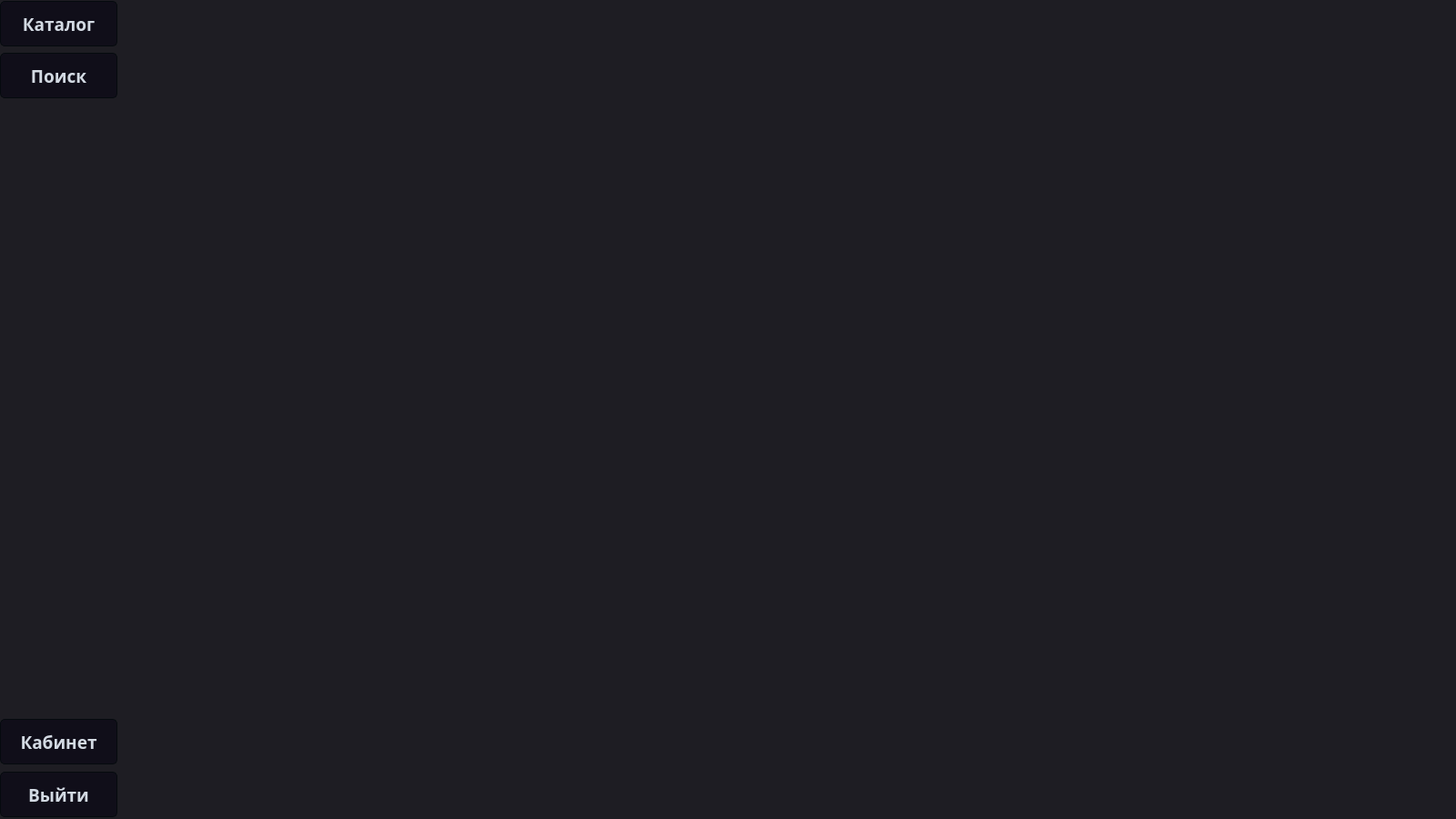
<?xml version="1.0" encoding="UTF-8"?>
<ui version="4.0">
 <class>PerformerStartFragment</class>
 <widget class="QFrame" name="PerformerStartFragment">
  <property name="geometry">
   <rect>
    <x>0</x>
    <y>0</y>
    <width>1600</width>
    <height>900</height>
   </rect>
  </property>
  <property name="windowTitle">
   <string>Frame</string>
  </property>
  <property name="styleSheet">
   <string notr="true">QFrame {
	background-color:#1e1d23;
}
QWidget {
	background-color:#1e1d23;
}
QMainWindow {
	background-color:#1e1d23;
}
QDialog {
	background-color:#1e1d23;
}
QColorDialog {
	background-color:#1e1d23;
}
QTextEdit {
	background-color:#1e1d23;
	color: #a9b7c6;
}
QPlainTextEdit {
	selection-background-color:#007b50;
	background-color:#1e1d23;
	border-style: solid;
	border-top-color: transparent;
	border-right-color: transparent;
	border-left-color: transparent;
	border-bottom-color: transparent;
	border-width: 1px;
	color: #a9b7c6;
}
QPushButton{
	border-style: solid;
	border-top-color: transparent;
	border-right-color: transparent;
	border-left-color: transparent;
	border-bottom-color: transparent;
	border-width: 1px;
	border-style: solid;
	color: #a9b7c6;
	padding: 2px;
	background-color: #1e1d23;
}
QPushButton::default{
	border-style: inset;
	border-top-color: transparent;
	border-right-color: transparent;
	border-left-color: transparent;
	border-bottom-color: #04b97f;
	border-width: 1px;
	color: #a9b7c6;
	padding: 2px;
	background-color: #1e1d23;
}
QToolButton {
	border-style: solid;
	border-top-color: transparent;
	border-right-color: transparent;
	border-left-color: transparent;
	border-bottom-color: #04b97f;
	border-bottom-width: 1px;
	border-style: solid;
	color: #a9b7c6;
	padding: 2px;
	background-color: #1e1d23;
}
QToolButton:hover{
	border-style: solid;
	border-top-color: transparent;
	border-right-color: transparent;
	border-left-color: transparent;
	border-bottom-color: #37efba;
	border-bottom-width: 2px;
	border-style: solid;
	color: #FFFFFF;
	padding-bottom: 1px;
	background-color: #1e1d23;
}
QPushButton:hover{
	border-style: solid;
	border-top-color: transparent;
	border-right-color: transparent;
	border-left-color: transparent;
	border-bottom-color: #37efba;
	border-bottom-width: 1px;
	border-style: solid;
	color: #FFFFFF;
	padding-bottom: 2px;
	background-color: #1e1d23;
}
QPushButton:pressed{
	border-style: solid;
	border-top-color: transparent;
	border-right-color: transparent;
	border-left-color: transparent;
	border-bottom-color: #37efba;
	border-bottom-width: 2px;
	border-style: solid;
	color: #37efba;
	padding-bottom: 1px;
	background-color: #1e1d23;
}
QPushButton:disabled{
	border-style: solid;
	border-top-color: transparent;
	border-right-color: transparent;
	border-left-color: transparent;
	border-bottom-color: #808086;
	border-bottom-width: 2px;
	border-style: solid;
	color: #808086;
	padding-bottom: 1px;
	background-color: #1e1d23;
}
QLineEdit {
	border-width: 1px; border-radius: 4px;
	border-color: rgb(58, 58, 58);
	border-style: inset;
	padding: 0 8px;
	color: #a9b7c6;
	background:#1e1d23;
	selection-background-color:#007b50;
	selection-color: #FFFFFF;
}
QLabel {
	color: #a9b7c6;
}
QLCDNumber {
	color: #37e6b4;
}
QProgressBar {
	text-align: center;
	color: rgb(240, 240, 240);
	border-width: 1px; 
	border-radius: 10px;
	border-color: rgb(58, 58, 58);
	border-style: inset;
	background-color:#1e1d23;
}
QProgressBar::chunk {
	background-color: #04b97f;
	border-radius: 5px;
}
QMenuBar {
	background-color: #1e1d23;
}
QMenuBar::item {
	color: #a9b7c6;
  	spacing: 3px;
  	padding: 1px 4px;
  	background: #1e1d23;
}

QMenuBar::item:selected {
  	background:#1e1d23;
	color: #FFFFFF;
}
QMenu::item:selected {
	border-style: solid;
	border-top-color: transparent;
	border-right-color: transparent;
	border-left-color: #04b97f;
	border-bottom-color: transparent;
	border-left-width: 2px;
	color: #FFFFFF;
	padding-left:15px;
	padding-top:4px;
	padding-bottom:4px;
	padding-right:7px;
	background-color: #1e1d23;
}
QMenu::item {
	border-style: solid;
	border-top-color: transparent;
	border-right-color: transparent;
	border-left-color: transparent;
	border-bottom-color: transparent;
	border-bottom-width: 1px;
	border-style: solid;
	color: #a9b7c6;
	padding-left:17px;
	padding-top:4px;
	padding-bottom:4px;
	padding-right:7px;
	background-color: #1e1d23;
}
QMenu{
	background-color:#1e1d23;
}
QTabWidget {
	color:rgb(0,0,0);
	background-color:#1e1d23;
}
QTabWidget::pane {
		border-color: rgb(77,77,77);
		background-color:#1e1d23;
		border-style: solid;
		border-width: 1px;
    	border-radius: 6px;
}
QTabBar::tab {
	border-style: solid;
	border-top-color: transparent;
	border-right-color: transparent;
	border-left-color: transparent;
	border-bottom-color: transparent;
	border-bottom-width: 1px;
	border-style: solid;
	color: #808086;
	padding: 3px;
	margin-left:3px;
	background-color: #1e1d23;
}
QTabBar::tab:selected, QTabBar::tab:last:selected, QTabBar::tab:hover {
  	border-style: solid;
	border-top-color: transparent;
	border-right-color: transparent;
	border-left-color: transparent;
	border-bottom-color: #04b97f;
	border-bottom-width: 2px;
	border-style: solid;
	color: #FFFFFF;
	padding-left: 3px;
	padding-bottom: 2px;
	margin-left:3px;
	background-color: #1e1d23;
}

QCheckBox {
	color: #a9b7c6;
	padding: 2px;
}
QCheckBox:disabled {
	color: #808086;
	padding: 2px;
}

QCheckBox:hover {
	border-radius:4px;
	border-style:solid;
	padding-left: 1px;
	padding-right: 1px;
	padding-bottom: 1px;
	padding-top: 1px;
	border-width:1px;
	border-color: rgb(87, 97, 106);
	background-color:#1e1d23;
}
QCheckBox::indicator:checked {

	height: 10px;
	width: 10px;
	border-style:solid;
	border-width: 1px;
	border-color: #04b97f;
	color: #a9b7c6;
	background-color: #04b97f;
}
QCheckBox::indicator:unchecked {

	height: 10px;
	width: 10px;
	border-style:solid;
	border-width: 1px;
	border-color: #04b97f;
	color: #a9b7c6;
	background-color: transparent;
}
QRadioButton {
	color: #a9b7c6;
	background-color: #1e1d23;
	padding: 1px;
}
QRadioButton::indicator:checked {
	height: 10px;
	width: 10px;
	border-style:solid;
	border-radius:5px;
	border-width: 1px;
	border-color: #04b97f;
	color: #a9b7c6;
	background-color: #04b97f;
}
QRadioButton::indicator:!checked {
	height: 10px;
	width: 10px;
	border-style:solid;
	border-radius:5px;
	border-width: 1px;
	border-color: #04b97f;
	color: #a9b7c6;
	background-color: transparent;
}
QStatusBar {
	color:#027f7f;
}
QSpinBox {
	color: #a9b7c6;	
	background-color: #1e1d23;
}
QDoubleSpinBox {
	color: #a9b7c6;	
	background-color: #1e1d23;
}
QTimeEdit {
	color: #a9b7c6;	
	background-color: #1e1d23;
}
QDateTimeEdit {
	color: #a9b7c6;	
	background-color: #1e1d23;
}
QDateEdit {
	color: #a9b7c6;	
	background-color: #1e1d23;
}
QComboBox {
	color: #a9b7c6;	
	background: #1e1d23;
}
QComboBox:editable {
	background: #1e1d23;
	color: #a9b7c6;
	selection-background-color: #1e1d23;
}
QComboBox QAbstractItemView {
	color: #a9b7c6;	
	background: #1e1d23;
	selection-color: #FFFFFF;
	selection-background-color: #1e1d23;
}
QComboBox:!editable:on, QComboBox::drop-down:editable:on {
	color: #a9b7c6;	
	background: #1e1d23;
}
QFontComboBox {
	color: #a9b7c6;	
	background-color: #1e1d23;
}
QToolBox {
	color: #a9b7c6;
	background-color: #1e1d23;
}
QToolBox::tab {
	color: #a9b7c6;
	background-color: #1e1d23;
}
QToolBox::tab:selected {
	color: #FFFFFF;
	background-color: #1e1d23;
}
QScrollArea {
	color: #FFFFFF;
	background-color: #1e1d23;
}
QSlider::groove:horizontal {
	height: 5px;
	background: #04b97f;
}
QSlider::groove:vertical {
	width: 5px;
	background: #04b97f;
}
QSlider::handle:horizontal {
	background: qlineargradient(x1:0, y1:0, x2:1, y2:1, stop:0 #b4b4b4, stop:1 #8f8f8f);
	border: 1px solid #5c5c5c;
	width: 14px;
	margin: -5px 0;
	border-radius: 7px;
}
QSlider::handle:vertical {
	background: qlineargradient(x1:1, y1:1, x2:0, y2:0, stop:0 #b4b4b4, stop:1 #8f8f8f);
	border: 1px solid #5c5c5c;
	height: 14px;
	margin: 0 -5px;
	border-radius: 7px;
}
QSlider::add-page:horizontal {
    background: white;
}
QSlider::add-page:vertical {
    background: white;
}
QSlider::sub-page:horizontal {
    background: #04b97f;
}
QSlider::sub-page:vertical {
    background: #04b97f;
}

QPushButton{
	border-style: solid;
	border-color: #050a0e;
	border-width: 1px;
	border-radius: 5px;
	color: #d3dae3;
	padding: 2px;
	background-color: #100E19;
}
QPushButton::default{
	border-style: solid;
	border-color: #050a0e;
	border-width: 1px;
	border-radius: 5px;
	color: #FFFFFF;
	padding: 2px;
	background-color: #151a1e;
}
QPushButton:hover{
	border-style: solid;
	border-top-color: qlineargradient(spread:pad, x1:0, y1:1, x2:1, y2:1, stop:0 #C0DB50, stop:0.4 #C0DB50, stop:0.5 #100E19, stop:1 #100E19);
    border-bottom-color: qlineargradient(spread:pad, x1:0, y1:1, x2:1, y2:1, stop:0 #100E19, stop:0.5 #100E19, stop:0.6 #C0DB50, stop:1 #C0DB50);
    border-left-color: qlineargradient(spread:pad, x1:0, y1:0, x2:0, y2:1, stop:0 #C0DB50, stop:0.3 #C0DB50, stop:0.7 #100E19, stop:1 #100E19);
    border-right-color: qlineargradient(spread:pad, x1:0, y1:1, x2:0, y2:0, stop:0 #C0DB50, stop:0.3 #C0DB50, stop:0.7 #100E19, stop:1 #100E19);
	border-width: 2px;
    border-radius: 1px;
	color: #d3dae3;
	padding: 2px;
}
QPushButton:pressed{
	border-style: solid;
	border-top-color: qlineargradient(spread:pad, x1:0, y1:1, x2:1, y2:1, stop:0 #d33af1, stop:0.4 #d33af1, stop:0.5 #100E19, stop:1 #100E19);
    border-bottom-color: qlineargradient(spread:pad, x1:0, y1:1, x2:1, y2:1, stop:0 #100E19, stop:0.5 #100E19, stop:0.6 #d33af1, stop:1 #d33af1);
    border-left-color: qlineargradient(spread:pad, x1:0, y1:0, x2:0, y2:1, stop:0 #d33af1, stop:0.3 #d33af1, stop:0.7 #100E19, stop:1 #100E19);
    border-right-color: qlineargradient(spread:pad, x1:0, y1:1, x2:0, y2:0, stop:0 #d33af1, stop:0.3 #d33af1, stop:0.7 #100E19, stop:1 #100E19);
	border-width: 2px;
    border-radius: 1px;
	color: #d3dae3;
	padding: 2px;
}</string>
  </property>
  <widget class="QWidget" name="verticalLayoutWidget_3">
   <property name="geometry">
    <rect>
     <x>0</x>
     <y>110</y>
     <width>131</width>
     <height>621</height>
    </rect>
   </property>
   <layout class="QVBoxLayout" name="verticalLayout">
    <item>
     <widget class="QLabel" name="label">
      <property name="minimumSize">
       <size>
        <width>129</width>
        <height>619</height>
       </size>
      </property>
      <property name="maximumSize">
       <size>
        <width>129</width>
        <height>619</height>
       </size>
      </property>
      <property name="text">
       <string/>
      </property>
      <property name="alignment">
       <set>Qt::AlignCenter</set>
      </property>
     </widget>
    </item>
   </layout>
  </widget>
  <widget class="QWidget" name="verticalLayoutWidget_2">
   <property name="geometry">
    <rect>
     <x>0</x>
     <y>0</y>
     <width>131</width>
     <height>111</height>
    </rect>
   </property>
   <layout class="QVBoxLayout" name="verticalLayout_3">
    <item>
     <widget class="QPushButton" name="pb_catalog">
      <property name="minimumSize">
       <size>
        <width>129</width>
        <height>50</height>
       </size>
      </property>
      <property name="maximumSize">
       <size>
        <width>129</width>
        <height>50</height>
       </size>
      </property>
      <property name="font">
       <font>
        <family>MelodBold</family>
        <pointsize>14</pointsize>
        <weight>75</weight>
        <bold>true</bold>
       </font>
      </property>
      <property name="text">
       <string>Каталог</string>
      </property>
     </widget>
    </item>
    <item>
     <widget class="QPushButton" name="pb_seacrh">
      <property name="minimumSize">
       <size>
        <width>129</width>
        <height>50</height>
       </size>
      </property>
      <property name="maximumSize">
       <size>
        <width>129</width>
        <height>50</height>
       </size>
      </property>
      <property name="font">
       <font>
        <family>MelodBold</family>
        <pointsize>14</pointsize>
        <weight>75</weight>
        <bold>true</bold>
       </font>
      </property>
      <property name="styleSheet">
       <string notr="true">QFrame
{
&quot;background-color:#EFF5FC;&quot;
}</string>
      </property>
      <property name="text">
       <string>Поиск</string>
      </property>
     </widget>
    </item>
   </layout>
  </widget>
  <widget class="QWidget" name="verticalLayoutWidget">
   <property name="geometry">
    <rect>
     <x>0</x>
     <y>730</y>
     <width>131</width>
     <height>171</height>
    </rect>
   </property>
   <layout class="QVBoxLayout" name="verticalLayout_2">
    <item>
     <widget class="QLabel" name="l_nameUser">
      <property name="minimumSize">
       <size>
        <width>120</width>
        <height>50</height>
       </size>
      </property>
      <property name="maximumSize">
       <size>
        <width>120</width>
        <height>50</height>
       </size>
      </property>
      <property name="font">
       <font>
        <family>Segoe UI Black</family>
        <pointsize>14</pointsize>
        <weight>75</weight>
        <bold>true</bold>
       </font>
      </property>
      <property name="layoutDirection">
       <enum>Qt::RightToLeft</enum>
      </property>
      <property name="text">
       <string/>
      </property>
     </widget>
    </item>
    <item>
     <widget class="QPushButton" name="pb_myCatalog">
      <property name="minimumSize">
       <size>
        <width>0</width>
        <height>50</height>
       </size>
      </property>
      <property name="maximumSize">
       <size>
        <width>129</width>
        <height>50</height>
       </size>
      </property>
      <property name="font">
       <font>
        <family>MelodBold</family>
        <pointsize>14</pointsize>
        <weight>75</weight>
        <bold>true</bold>
       </font>
      </property>
      <property name="text">
       <string>Кабинет</string>
      </property>
     </widget>
    </item>
    <item>
     <widget class="QPushButton" name="pb_exit">
      <property name="minimumSize">
       <size>
        <width>129</width>
        <height>50</height>
       </size>
      </property>
      <property name="maximumSize">
       <size>
        <width>129</width>
        <height>50</height>
       </size>
      </property>
      <property name="font">
       <font>
        <family>MelodBold</family>
        <pointsize>14</pointsize>
        <weight>75</weight>
        <bold>true</bold>
       </font>
      </property>
      <property name="text">
       <string>Выйти</string>
      </property>
     </widget>
    </item>
   </layout>
  </widget>
  <widget class="QStackedWidget" name="stackedWidget">
   <property name="geometry">
    <rect>
     <x>150</x>
     <y>0</y>
     <width>1501</width>
     <height>861</height>
    </rect>
   </property>
   <property name="minimumSize">
    <size>
     <width>1501</width>
     <height>861</height>
    </size>
   </property>
   <property name="maximumSize">
    <size>
     <width>1501</width>
     <height>861</height>
    </size>
   </property>
   <property name="currentIndex">
    <number>1</number>
   </property>
   <widget class="QWidget" name="page"/>
   <widget class="QWidget" name="page_2"/>
  </widget>
 </widget>
 <resources/>
 <connections/>
</ui>
